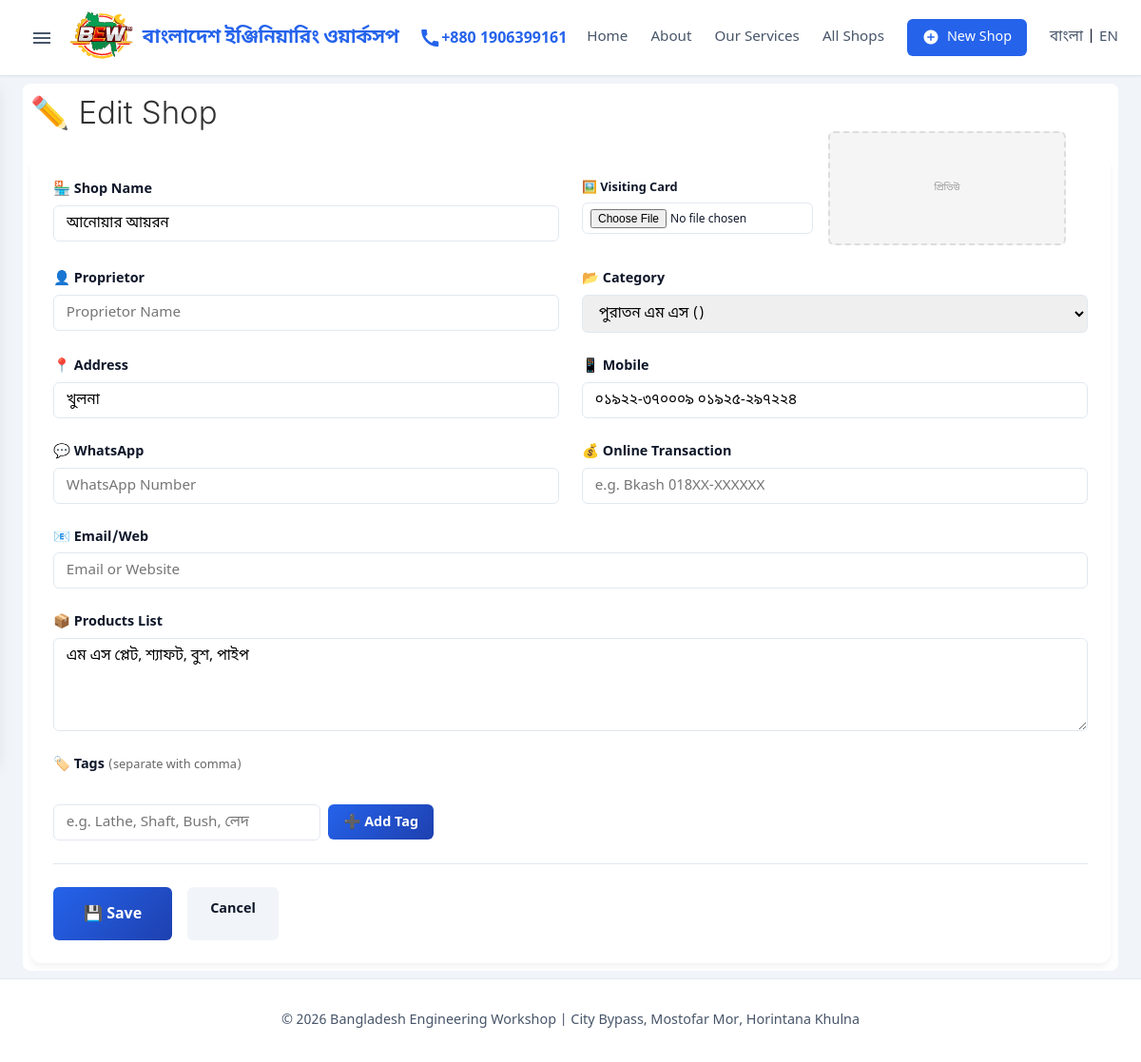
/shop/edit/1, run on the app's committed database.
### database.py (models this page shows)
class Shop(db.Model):
    __tablename__ = 'shops'
    id = db.Column(db.Integer, primary_key=True)
    category_id = db.Column(db.Integer, db.ForeignKey('categories.id'))
    serial_no = db.Column(db.String(5000))
    name = db.Column(db.String(20000))
    proprietor = db.Column(db.String(10000))
    address = db.Column(db.Text)
    mobile = db.Column(db.String(10000))
    transaction_status = db.Column(db.String(10000))
    whatsapp = db.Column(db.String(5000))
    email_web = db.Column(db.String(10000))
    products = db.Column(db.Text)
    visiting_card = db.Column(db.String(5000))
    created_at = db.Column(db.DateTime, default=datetime.datetime.now)
    updated_at = db.Column(db.DateTime, default=datetime.datetime.now, onupdate=datetime.datetime.now)
    shop_tags = db.relationship('ShopTag', backref='shop', lazy=True, cascade='all, delete-orphan')
    tags = db.relationship('Tag', secondary='shop_tags', viewonly=True, lazy='dynamic')
    def to_dict(self):
        return {
            'id': self.id,
            'category_id': self.category_id,
            'category_name': self.category.name if self.category else '',
            'category_name_english': self.category.name_english if self.category else '',
            'serial_no': self.serial_no,
            'name': self.name,
            'proprietor': self.proprietor,
            'address': self.address,
            'mobile': self.mobile,
            'transaction_status': self.transaction_status,
            'whatsapp': self.whatsapp,
            'email_web': self.email_web,
            'products': self.products,
            'visiting_card': self.visiting_card,
            'created_at': self.created_at.isoformat() if self.created_at else None,
            'updated_at': self.updated_at.isoformat() if self.updated_at else None,
            'tags': [t.to_dict() for t in self.tags] if self.tags else []
        }

### app.py (the view, shortened to what this page needs)
@app.route('/shop/edit/<int:shop_id>', methods=['GET', 'POST'])
def edit_shop(shop_id):
    shop = db.get_shop_by_id(shop_id)
    if not shop:
        flash('দোকান খুঁজে পাওয়া যায়নি!', 'error')
        return redirect(url_for('index'))
    categories = db.get_all_categories()
    return render_template('shop_form.html', categories=categories, shop=shop, action='edit', shop_id=shop_id)

### app.py (called while the page is built)
def get_locale():
    if 'lang' in session:
        return session['lang']
    return request.accept_languages.best_match(['bn', 'en'])

@app.context_processor
def inject_categories():
    return dict(categories=db.get_all_categories())

### database.py (called while the page is built)
    def get_all_categories(self):
        cats = Category.query.order_by(Category.id).all()
        return [c.to_dict() for c in cats]

    def get_shop_by_id(self, shop_id):
        shop = Shop.query.get(shop_id)
        return shop.to_dict() if shop else None

    def to_dict(self):
        return {
            'id': self.id,
            'name': self.name,
            'name_english': self.name_english
        }

### templates/shop_form.html (shortened to what this page needs)
{% extends 'base.html' %}
{% block content %}
<section class="shop-form-section">
    <h1 style="margin-bottom: 1.5rem;">
        {% if action == 'add' %}
        ➕ {{ _('Add New Shop') }}
        {% else %}
        ✏️ {{ _('Edit Shop') }}
        {% endif %}
    </h1>
    <form method="POST" class="shop-form" enctype="multipart/form-data">
        <div style="display: grid; grid-template-columns: 1fr 1fr; gap: 1.5rem; margin-bottom: 1.5rem;">
            <div class="form-group" style="margin-bottom: 0;">
                <label for="name">🏪 {{ _('Shop Name') }}</label>
                <input type="text" name="name" id="name" class="form-control" required value="{{ shop.name or '' }}"
                    placeholder="{{ _('Enter shop name') }}">
            </div>
            <div style="display: flex; gap: 1rem; align-items: flex-start;">
                <div class="form-group" style="flex: 0 0 160px; margin-bottom: 0;">
                    <label for="visiting_card" style="font-size: 0.8rem;">🖼️ Visiting Card</label>
                    <input type="file" name="visiting_card" id="visiting_card" class="form-control" accept="image/*"
                        onchange="previewImage(this)" style="font-size: 0.75rem; padding: 0.35rem 0.5rem;">
                </div>
                <div id="imagePreview"
                    style="width: 250px; height: 120px; background: #f5f5f5; border-radius: 6px; border: 2px dashed #ddd; display: flex; align-items: center; justify-content: center; overflow: hidden; flex-shrink: 0; margin-top: -50px;">
                    {% if shop.visiting_card %}
                    <img src="/shop_img/{{ shop.visiting_card }}" alt="Current Card"
                        style="width: 100%; height: 100%; object-fit: cover; border-radius: 4px;">
                    {% else %}
                    <span style="color: #999; font-size: 10px;">প্রিভিউ</span>
                    {% endif %}
                </div>
            </div>
        </div>
        <div style="display: grid; grid-template-columns: 1fr 1fr; gap: 1.5rem; margin-bottom: 1.5rem;">
            <div class="form-group" style="margin-bottom: 0;">
                <label for="proprietor">👤 {{ _('Proprietor') }}</label>
                <input type="text" name="proprietor" id="proprietor" class="form-control"
                    value="{{ shop.proprietor or '' }}" placeholder="{{ _('Proprietor Name') }}">
            </div>
            <div class="form-group" style="margin-bottom: 0;">
                <label for="category_id">📂 {{ _('Category') }}</label>
                <select name="category_id" id="category_id" class="form-control">
                    {% for cat in categories %}
                    <option value="{{ cat.id }}" {% if shop.category_id==cat.id %}selected{% endif %}>
                        {{ cat.name }} ({{ cat.name_english }})
                    </option>
                    {% endfor %}
                </select>
            </div>
        </div>
        <div style="display: grid; grid-template-columns: 1fr 1fr; gap: 1.5rem; margin-bottom: 1.5rem;">
            <div class="form-group" style="margin-bottom: 0;">
                <label for="address">📍 {{ _('Address') }}</label>
                <input type="text" name="address" id="address" class="form-control" value="{{ shop.address or '' }}"
                    placeholder="{{ _('Shop Address') }}">
            </div>
            <div class="form-group" style="margin-bottom: 0;">
                <label for="mobile">📱 {{ _('Mobile') }}</label>
                <input type="text" name="mobile" id="mobile" class="form-control" value="{{ shop.mobile or '' }}"
                    placeholder="{{ _('e.g. 017XX-XXXXXX') }}">
            </div>
        </div>
        <div style="display: grid; grid-template-columns: 1fr 1fr; gap: 1.5rem; margin-bottom: 1.5rem;">
            <div class="form-group" style="margin-bottom: 0;">
                <label for="whatsapp">💬 {{ _('WhatsApp') }}</label>
                <input type="text" name="whatsapp" id="whatsapp" class="form-control" value="{{ shop.whatsapp or '' }}"
                    placeholder="{{ _('WhatsApp Number') }}">
            </div>
            <div class="form-group" style="margin-bottom: 0;">
                <label for="transaction_status">💰 {{ _('Online Transaction') }}</label>
                <input type="text" name="transaction_status" id="transaction_status" class="form-control"
                    value="{{ shop.transaction_status or '' }}" placeholder="{{ _('e.g. Bkash 018XX-XXXXXX') }}">
            </div>
        </div>
        <div style="margin-bottom: 1.5rem;">
            <div class="form-group" style="margin-bottom: 0;">
                <label for="email_web">📧 {{ _('Email/Web') }}</label>
                <input type="text" name="email_web" id="email_web" class="form-control"
                    value="{{ shop.email_web or '' }}" placeholder="{{ _('Email or Website') }}">
            </div>
        </div>
        <div style="margin-bottom: 1.5rem;">
            <div class="form-group" style="margin-bottom: 0;">
                <label for="products">📦 {{ _('Products List') }}</label>
                <textarea name="products" id="products" class="form-control" rows="4"
                    placeholder="{{ _('Products available in this shop...') }}">{{ shop.products or '' }}</textarea>
            </div>
        </div>
        <div style="margin-bottom: 1.5rem;">
            <div class="form-group" style="margin-bottom: 0;">
                <label>🏷️ {{ _('Tags') }} <span style="font-size: 0.8rem; color: #666; font-weight: normal;">({{
                        _('separate with comma') }})</span></label>
                <div style="display: flex; gap: 0.5rem; align-items: center; max-width: 400px;">
                    <input type="text" id="new-tag-input" class="form-control"
                        placeholder="{{ _('e.g. Lathe, Shaft, Bush, লেদ') }}" style="flex: 1;">
                    <button type="button" id="btn-add-tag" class="btn btn-primary"
                        style="padding: 0.5rem 1rem; white-space: nowrap;">
                        ➕ {{ _('Add Tag') }}
                    </button>
                </div>
            </div>
        </div>
        <div class="form-actions" style="margin-top: 1rem;">
            <button type="submit" class="btn btn-primary btn-lg">
                {% if action == 'add' %}
                ➕ {{ _('Add Shop') }}
                {% else %}
                💾 {{ _('Save') }}
                {% endif %}
            </button>
            <a href="{{ url_for('index') }}" class="btn btn-secondary">{{ _('Cancel') }}</a>
        </div>
    </form>
</section>
{% endblock %}

### static/style.css (style rules this page uses)
:root { --primary: #2563eb; --primary-dark: #1e40af; --secondary: #64748b; --success: #10b981; --danger: #ef4444; --surface: #ffffff; --background: #f1f5f9; --text-main: #0f172a; --text-muted: #475569; --border: #e2e8f0; --dark: var(--text-main); --light: var(--background); --text-color: var(--text-main); --shadow-sm: 0 1px 2px 0 rgba(0, 0, 0, 0.05); --shadow: 0 4px 6px -1px rgba(0, 0, 0, 0.1), 0 2px 4px -1px rgba(0, 0, 0, 0.06); --shadow-lg: 0 10px 15px -3px rgba(0, 0, 0, 0.1); --radius: 8px; --radius-sm: 6px; --font-main: 'Noto Sans Bengali', system-ui, -apple-system, sans-serif; --font-inter: 'Inter', sans-serif; --transition: all 0.2s cubic-bezier(0.4, 0, 0.2, 1); }
* { margin: 0; padding: 0; box-sizing: border-box; }
body { font-family: var(--font-main); background-color: var(--background); color: var(--text-main); line-height: 1.6; min-height: 100vh; display: flex; flex-direction: column; }
h1, h2, h3, h4 { font-family: var(--font-inter); font-weight: 300; color: #333333; line-height: 1.2; }
h1 { font-size: 33px; line-height: 44px; margin-bottom: 1.5rem; }
.btn { display: inline-block; padding: 0.75rem 1.5rem; border-radius: var(--radius-sm); text-decoration: none; font-weight: 600; font-size: 0.9rem; transition: var(--transition); border: none; cursor: pointer; font-family: inherit; background: var(--primary); color: white; }
.btn-primary { background: linear-gradient(135deg, var(--primary), var(--primary-dark)); }
.btn-secondary { background: var(--light); color: var(--dark); }
.btn-lg { padding: 1rem 2rem; font-size: 1rem; }
.shop-form-section { background: white; border-radius: var(--radius); padding: 0.5rem; margin: 0.5rem 0; }
.shop-form { background: white; padding: 1.5rem; border-radius: 12px; box-shadow: 0 4px 6px rgba(0, 0, 0, 0.05); }
.form-group { display: flex; flex-direction: column; gap: 0.3rem; }
label { font-weight: 600; color: var(--text-color); font-size: 0.9rem; }
.form-control { padding: 0.5rem 0.8rem; border: 1px solid #e2e8f0; border-radius: 6px; font-size: 0.95rem; transition: var(--transition); font-family: inherit; }
textarea.form-control { min-height: 80px; resize: vertical; }
select.form-control { cursor: pointer; }
.form-actions { margin-top: 2rem; padding-top: 1.5rem; border-top: 1px solid var(--border); display: flex; gap: 1rem; }

### data on the page
Shop: name "আনোয়ার আয়রন", address "খুলনা", mobile "০১৯২২-৩৭০০০৯ ০১৯২৫-২৯৭২২৪", products "এম এস প্লেট, শ্যাফট, বুশ, পাইপ"

### other printed values
form field category_id "পুরাতন এম এস ()"
